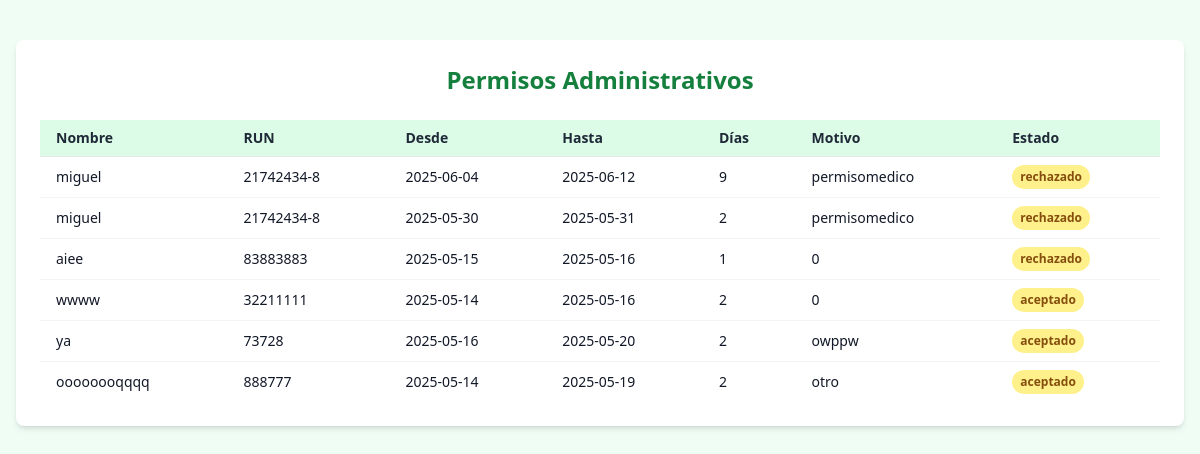
Screenshot of /vista_usuario.php with the database file from the repository.
### tables this page shows
CREATE TABLE `permisos_administrativos` (
  `id` int(11) NOT NULL,
  `fecha_solicitud` date NOT NULL,
  `nombre_completo` varchar(100) NOT NULL,
  `cargo_funcion` varchar(100) NOT NULL,
  `run` varchar(20) NOT NULL,
  `anios_servicio` int(11) NOT NULL,
  `fecha_desde` date NOT NULL,
  `fecha_hasta` date NOT NULL,
  `numero_dias` int(11) NOT NULL,
  `motivo` text NOT NULL,
  `dias_ocupados` int(11) NOT NULL,
  `dias_restantes` int(11) NOT NULL,
  `firma_encargado` varchar(100) NOT NULL,
  `fecha_autorizacion` date NOT NULL,
  `id_usuario` int(11) DEFAULT NULL,
  `estado` enum('pendiente','aceptado','rechazado') DEFAULT 'pendiente'
);

### vista_usuario.php (the view, shortened to what this page needs)
<?php
include("conexion.php");
$resultado = $conexion->query("SELECT * FROM permisos_administrativos ORDER BY id DESC");
?>
<!DOCTYPE html>
<html lang="es" class="dark">
<head>
  <script src="https://cdn.tailwindcss.com"></script>
</head>
<body class="bg-green-50 dark:bg-slate-900 text-gray-900 dark:text-white min-h-screen py-10 px-4">
  <div class="max-w-7xl mx-auto bg-white dark:bg-slate-800 p-6 rounded-lg shadow-md">
    <h1 class="text-2xl font-bold text-center text-green-700 dark:text-green-400 mb-6">Permisos Administrativos</h1>
    <div class="overflow-x-auto">
      <table class="min-w-full text-sm text-left divide-y divide-gray-200 dark:divide-gray-700">
        <thead class="bg-green-100 dark:bg-slate-700 text-gray-800 dark:text-white">
          <tr>
            <th class="px-4 py-2">Nombre</th>
            <th class="px-4 py-2">RUN</th>
            <th class="px-4 py-2">Desde</th>
            <th class="px-4 py-2">Hasta</th>
            <th class="px-4 py-2">Días</th>
            <th class="px-4 py-2">Motivo</th>
            <th class="px-4 py-2">Estado</th>
          </tr>
        </thead>
        <tbody class="divide-y divide-gray-100 dark:divide-gray-600">
          <?php while ($row = $resultado->fetch_assoc()): ?>
            <?php
              $estado = $row['estado'] ?? 'Pendiente';
              $claseEstado = match ($estado) {
                'Aprobado'  => 'bg-green-200 text-green-800 dark:bg-green-700 dark:text-white',
                'Rechazado' => 'bg-red-200 text-red-800 dark:bg-red-700 dark:text-white',
                default     => 'bg-yellow-200 text-yellow-800 dark:bg-yellow-600 dark:text-white',
              };
            ?>
            <tr class="hover:bg-green-50 dark:hover:bg-slate-700">
              <td class="px-4 py-2"><?= htmlspecialchars($row['nombre_completo']) ?></td>
              <td class="px-4 py-2"><?= htmlspecialchars($row['run']) ?></td>
              <td class="px-4 py-2"><?= htmlspecialchars($row['fecha_desde']) ?></td>
              <td class="px-4 py-2"><?= htmlspecialchars($row['fecha_hasta']) ?></td>
              <td class="px-4 py-2"><?= htmlspecialchars($row['numero_dias']) ?></td>
              <td class="px-4 py-2"><?= htmlspecialchars($row['motivo']) ?></td>
              <td class="px-4 py-2">
                <span class="inline-block px-2 py-1 rounded-full text-xs font-semibold <?= $claseEstado ?>">
                 <?= htmlspecialchars($estado) ?>
                </span>
            </tr>
          <?php endwhile; ?>
        </tbody>
      </table>
    </div>
  </div>
</body>
</html>

### rows the page displays
permisos_administrativos: nombre_completo "miguel", run "21742434-8", fecha_desde "2025-06-04", fecha_hasta "2025-06-12", numero_dias "9", motivo "permisomedico", estado "rechazado"
permisos_administrativos: nombre_completo "miguel", run "21742434-8", fecha_desde "2025-05-30", fecha_hasta "2025-05-31", numero_dias "2", motivo "permisomedico", estado "rechazado"
permisos_administrativos: nombre_completo "aiee", run "83883883", fecha_desde "2025-05-15", fecha_hasta "2025-05-16", numero_dias "1", motivo "0", estado "rechazado"
permisos_administrativos: nombre_completo "wwww", run "32211111", fecha_desde "2025-05-14", fecha_hasta "2025-05-16", numero_dias "2", motivo "0", estado "aceptado"
permisos_administrativos: nombre_completo "ya", run "73728", fecha_desde "2025-05-16", fecha_hasta "2025-05-20", numero_dias "2", motivo "owppw", estado "aceptado"
permisos_administrativos: nombre_completo "oooooooqqqq", run "888777", fecha_desde "2025-05-14", fecha_hasta "2025-05-19", numero_dias "2", motivo "otro", estado "aceptado"
